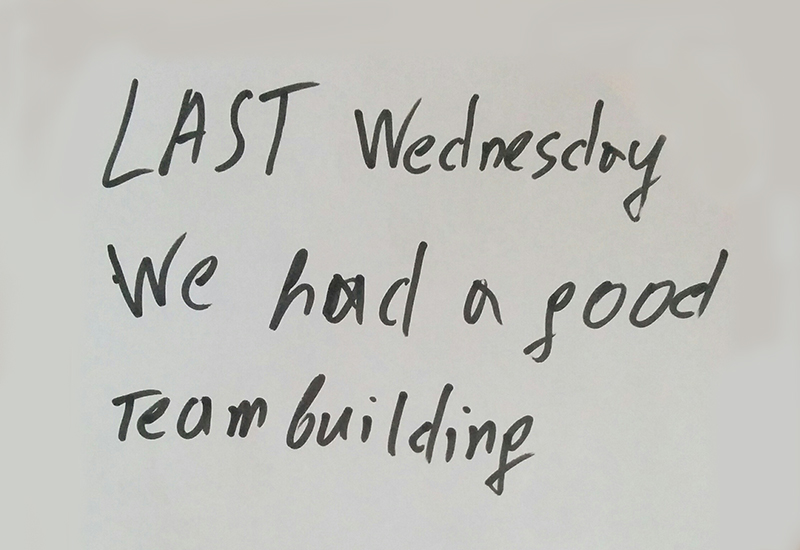
#> input picture Processing/test2.jpg, 800 x 550 px
$ python textSeparator.py
#> lines starting #> are read from the running program, lines starting #| are printed output that depends on the picture; after the words box and inside, x2 and y2 are one past the last pixel; in counts of white or black regions, pixels touching at a corner belong together
### Processing/utils.py
import os
import cv2 as cv
import numpy as np

# [4 lines left out: function SaveImage, not called in this run]

def Rects2Rect(rects):
    xi, yi = rects[0][0]
    xf, yf = rects[0][1]

    for rect in rects:
        x1, y1 = rect[0]
        x2, y2 = rect[1]

        xi = min(xi, x1)
        yi = min(yi, y1)
        xf = max(xf, x2)
        yf = max(yf, y2)
    return ((xi, yi), (xf, yf))

# [15 lines left out: functions GetTotalFiles, GetTotalFolders, not called in this run]

def isBinarized(img):
    unique_pixels = np.unique(img)
    if len(unique_pixels) == 2:
        hist = cv.calcHist([img], [0], None, [256], [0, 256])
        peaks = np.where(hist > 0)[0]
        if len(peaks) == 2:
            return True
    return False

# [68 lines left out: functions resize, RectContains, RectsContains, getBackColors, binarizeByColors, not called in this run]

### Processing/segmentation.py
import cv2 as cv
import numpy as np

from utils import isBinarized

# [41 lines left out: function floodfill4D, not called in this run]

def floodfill8D(img, x, y):
    x0 = x
    xf = x
    y0 = y
    yf = y

    queue = [
        (x + 1, y),
        (x - 1, y),
        (x, y + 1),
        (x, y - 1),
        (x + 1, y + 1),
        (x - 1, y - 1),
        (x + 1, y - 1),
        (x - 1, y + 1)
    ]

    while len(queue) > 0:
        x, y = queue.pop()

        if y < 0 or y >= len(img):
            continue

        row = img[y]

        if x < 0 or x >= len(row):
            continue

        pixel = row[x]

        if pixel == 255:
            continue
        img[y][x] = 255

        x0 = min(x0, x)
        xf = max(xf, x)
        y0 = min(y0, y)
        yf = max(yf, y)

        queue.append((x + 1, y))
        queue.append((x - 1, y))
        queue.append((x, y + 1))
        queue.append((x, y - 1))
        queue.append((x + 1, y + 1))
        queue.append((x - 1, y - 1))
        queue.append((x + 1, y - 1))
        queue.append((x - 1, y + 1))

    return ((x0, y0), (xf, yf))

def getRects(org, algorithm = floodfill4D):
    img = org.copy()
    if type(img[0][0]) != np.uint8:
        img = cv.cvtColor(img, cv.COLOR_BGR2GRAY)

    if (not isBinarized(img)):
        _, img = cv.threshold(img, 150, 255, cv.THRESH_BINARY)

    rects = []
    for i in range(len(img)):
        row = img[i]
        for k in range(len(row)):
            if row[k] == 0:
                rects.append(algorithm(img, k, i))
    return rects

# [5 lines left out: function cutImage, not called in this run]

# [15 lines that do not run on import are left out]

### Processing/textSeparator.py
import cv2 as cv

from segmentation import *
from utils import *

img = cv.imread('./test2.jpg')
#> img is the input picture: shape (550, 800, 3); mean B, G, R 188.4, 192.8, 192.9

max_width = 1280
max_height = 720
height, width = img.shape[:2]
if width > max_width or height > max_height:
    scale = min(max_width / width, max_height / height)
    img = cv.resize(img, (int(width * scale), int(height * scale)))
binarized = cv.cvtColor(img, cv.COLOR_BGR2GRAY)
_, binarized = cv.threshold(binarized, 150, 255, cv.THRESH_BINARY)
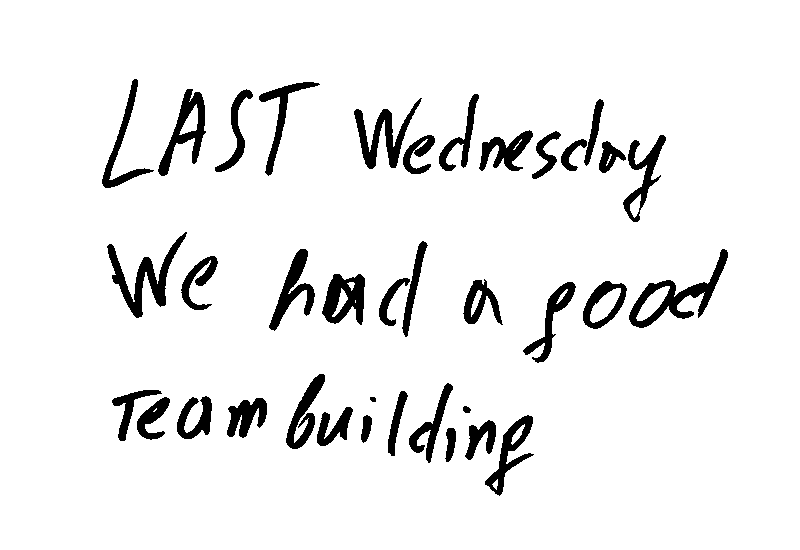
#> binarized: shape (550, 800); 93.1% white; 37 black regions, largest, box (x1, y1, x2, y2) and area: (629, 249, 728, 328) 1908, (107, 232, 187, 318) 1807, (354, 98, 422, 169) 1528

binarized = cv.erode(binarized, np.ones((5, 5)))
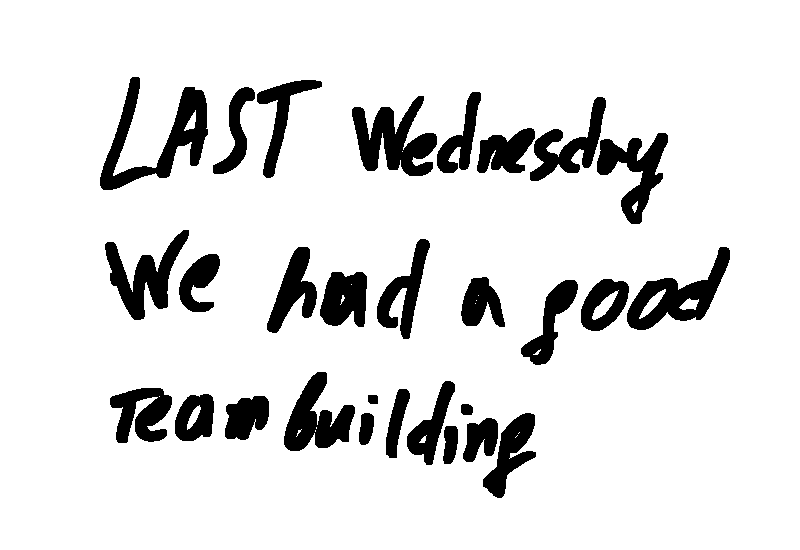
#> binarized: shape (550, 800); 88.3% white; 29 black regions, largest, box (x1, y1, x2, y2) and area: (100, 77, 208, 190) 4141, (352, 96, 437, 176) 3607, (627, 247, 730, 330) 3208
binarized = cv.dilate(binarized, np.ones((7, 7)))
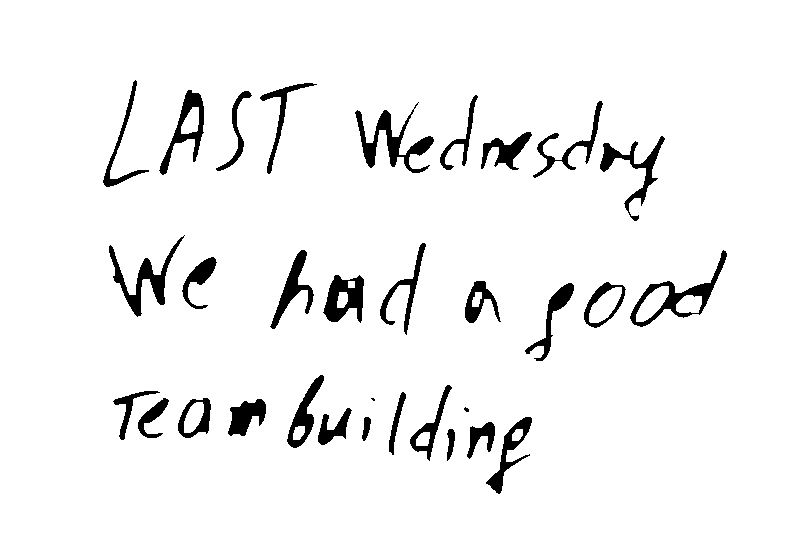
#> binarized: shape (550, 800); 94.9% white; 32 black regions (2 under 20 px), largest, box (x1, y1, x2, y2) and area: (355, 102, 434, 173) 1599, (630, 250, 727, 327) 1367, (109, 235, 185, 317) 1359

rects = getRects(binarized, floodfill8D)
#> in isBinarized, `unique_pixels = np.unique(img)`: unique_pixels = [0, 255]
#> in isBinarized, `hist = cv.calcHist([img], [0], None, [256], [0, 256])`: hist = 256 values, max 417593 at index 255, min 0 at index 1, mean 1718.8
#> in isBinarized, `peaks = np.where(hist > 0)[0]`: peaks = [0, 255]
#> after the loop in getRects, `for i in range(len(img)):`: rects = 32 items
#> rects = 32 items
print(len(rects))
#| 32

# [4 lines of commented-out code are left out]

def rectCenter(rect):
    x1, y1 = rect[0]
    x2, y2 = rect[1]

    x = int((x1 + x2) / 2)
    y = int((y1 + y2) / 2)

    return (x, y)

def compareTo(rect, reference):
    x, y = rectCenter(rect)

    x1, y1 = reference[0]
    x2, y2 = reference[1]
    rx, ry = rectCenter(reference)

    if y > y1 and x > rx:
        return 1

    if y > y1 and x < rx:
        return -1

    if y < ry:
        return -1

    if y > ry:
        return 1

    return 0

def orderInsert(list, item):
    index = 0
    while index < len(list) and compareTo(list[index], item) < 0:
        index += 1
    list.insert(index, item)

def line_distance(line1, line2):
    _, y1 = line1[0]
    _, y2 = line2[0]
    return abs(y1 - y2)

def getLines(rects, mean_height):
    lines_bases = []
    lines = []
    for rect in rects:
        height = rect[1][1] - rect[0][1]
        base = rect[1][1] - (height / 2) if height > mean_height * 1.75 else rect[1][1]
        new_line = True
        for i in range(len(lines)):
            x1, y1 = lines[i][0]
            x2, y2 = lines[i][1]

            y = (y1 + y2) / 2
            if abs(y - base) <= mean_height:
                new_line = False
                lines_bases[i].append(base)
                mean = sum(lines_bases[i]) / len(lines_bases[i])
                lines[i] = ((int(min(x1, rect[0][0])), int(mean)), (int(max(x2, rect[1][0])), int(mean)))

        if new_line:
            lines.append(((rect[0][0], base), (rect[1][0], base)))
            lines_bases.append([base])

    merged_lines = []
    merged_bases = []
    merged_indices = set()
    for i in range(len(lines)):
        if i not in merged_indices:
            current_line = lines[i]
            current_base = lines_bases[i]
            for j in range(i + 1, len(lines)):
                if j not in merged_indices:
                    if line_distance(current_line, lines[j]) <= mean_height / 2:
                        merged_line = ((min(current_line[0][0], lines[j][0][0]), current_line[0][1]), (max(current_line[1][0], lines[j][1][0]), current_line[1][1]))
                        merged_base = current_base + lines_bases[j]
                        merged_mean = sum(merged_base) / len(merged_base)
                        merged_lines.append(merged_line)
                        merged_bases.append(merged_mean)
                        merged_indices.add(j)
                        break
            else:
                merged_lines.append(current_line)
                merged_bases.append(sum(current_base) / len(current_base))

    return merged_lines

def wordCorrector(word):
    temp = []
    for char in word:
        rect = char
        for c in word:
            if char[1][1] < c [0][1] and ((char[0][0] > c[0][0] and char[0][0] < c[1][0]) or (char[1][0] > c[0][0] and char[1][0] < c[1][0])):
                rect = Rects2Rect([rect, c])
                word.remove(c)
        temp.append(rect)
    word.clear()
    word.extend(temp)

mark = img.copy()

text = []
for rect in rects:
    x, y = rectCenter(rect)

    mark = cv.circle(mark, (x, y), 3, (255, 0, 0), thickness=-1)

    if len(text) == 0:
        text.append(rect)
        continue
    orderInsert(text, rect)
#> this loop made 32 passes
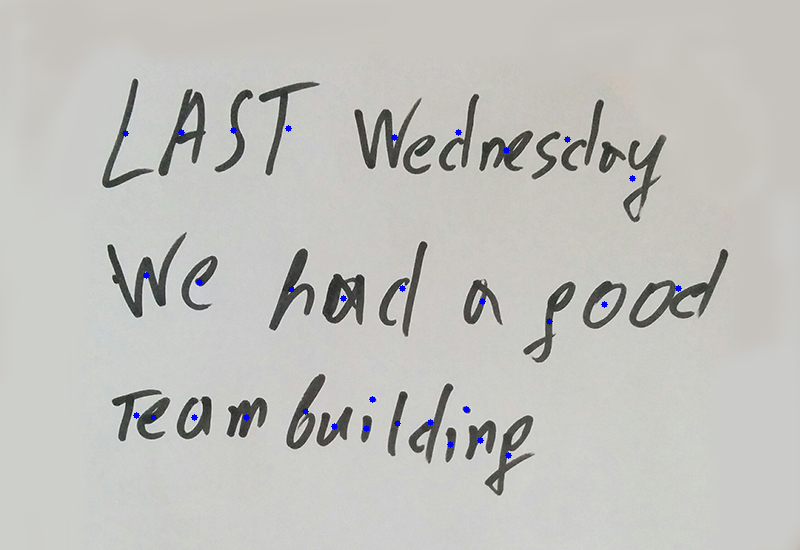
#> mark: shape (550, 800, 3); mean B, G, R 188.6, 192.5, 192.6

mean_width = 0
mean_height = 0
for char in text:
    mean_width += char[1][0] - char[0][0]
    mean_height += char[1][1] - char[0][1]
#> this loop made 32 passes
#> char on passes 1 to 8: ((103, 80), (148, 186)), ((159, 90), (203, 174)), ((216, 91), (251, 170)), ((260, 83), (316, 173)), ((355, 102), (433, 172)), ((440, 95), (477, 169)), ((481, 132), (531, 169)), ((533, 101), (602, 177))
mean_width /= len(text)
mean_height /= len(text)

# lines = getLines(text, mean_height)
# for line in lines:
#     cv.line(mark, line[0], line[1], (255, 0, 0), 5)

lines_pos = getLines(text, mean_height)
#> the loop in getLines, `for rect in rects:` made 32 passes
#> the loop in getLines, `for i in range(len(lines)):` made 3 passes
lines = [[] for _ in range(len(lines_pos))]
for char in text:
    center = rectCenter(char)
    index = 0
    for i in range(len(lines_pos)):
        if abs(lines_pos[i][1][1] - center[1]) < abs(lines_pos[index][1][1] - center[1]):
            index = i
    lines[index].append(char)

for line in lines:
    rect = None
    for char in line:
        if rect is None:
            rect = char
            continue
        rect = (
            (min(char[0][0], rect[0][0]), min(char[0][1], rect[0][1])),
            (max(char[1][0], rect[1][0]), max(char[1][1], rect[1][1]))
        )
    cv.rectangle(mark, rect[0], rect[1], (255, 0, 0), 2)
#> this loop made 3 passes
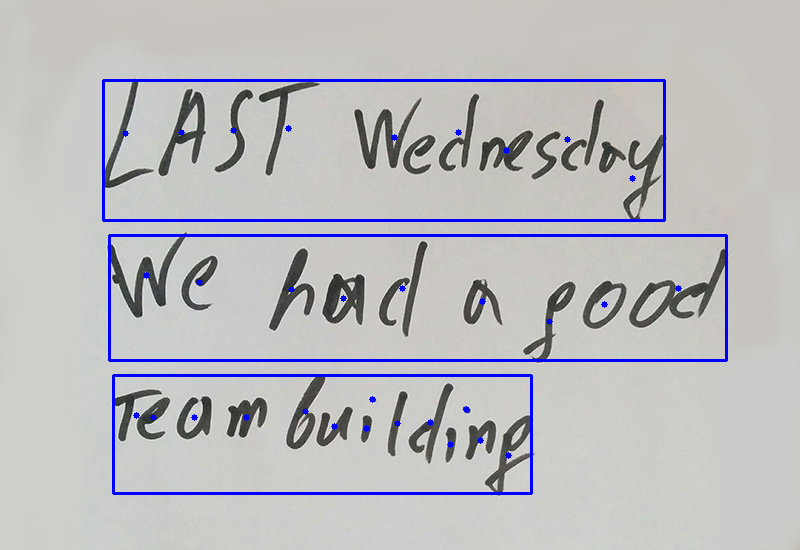
#> mark: shape (550, 800, 3); 2.7% of pixels changed, all inside (x1, y1, x2, y2) = (102, 79, 728, 495)

# [6 lines of commented-out code are left out]

distance = 0
spaces = 0
for line in lines:
    for i in range(len(line)):
        if i < 1 <= 0:
            continue

        spaces += 1
        distance += max(0, line[i][0][0] - line[i - 1][1][0])
mean_distance = distance / spaces

def separeWords(line, mean_distance):
#> called with mean_distance = 12.69
    new_line = []
    for char in line:
        if len(new_line) > 0:
            print(new_line[-1])
        if len(new_line) < 1 or max(0, char[0][0] - new_line[-1][-1][1][0]) > mean_distance * 1.5:
            new_line.append([])
        new_line[-1].append(char)
#> this loop made 9 passes
#> (printed output is left out)
    line = new_line

    new_line = []
    for j in range(len(line)):
        word = Rects2Rect(line[j])

        if j < 1 or max(0, word[0][0] - Rects2Rect(line[j - 1])[1][0]) > mean_distance:
            new_line.append([])

        new_line[-1].extend(line[j])
#> this loop made 2 passes

    return new_line

lines = [separeWords(lines[i], mean_distance) for i in range(len(lines))]
#> the loop in separeWords (call 2), `for char in line:` made 9 passes
#> (printed output is left out)
#> the loop in separeWords (call 2), `for j in range(len(line)):` made 4 passes
# [18 lines of commented-out code are left out]

for line in lines:
    for word in line:
        rect = Rects2Rect(word)
        cv.rectangle(mark, rect[0], rect[1], (0, 0, 255), 2)
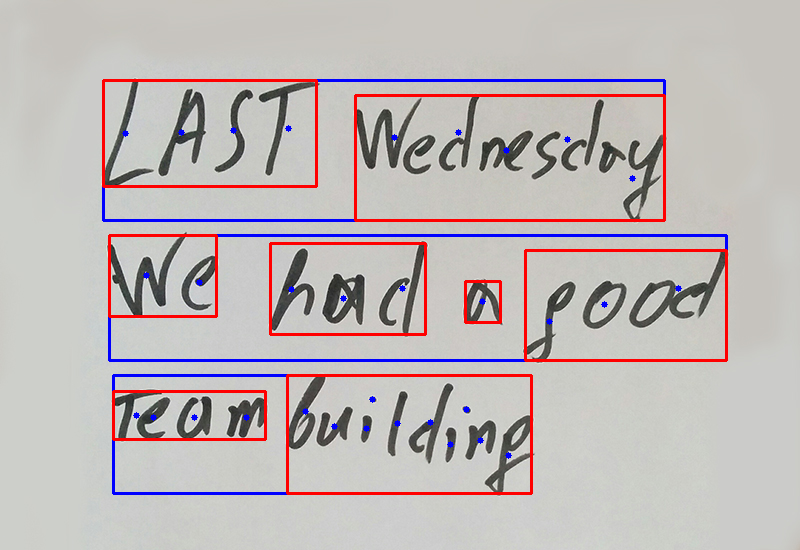
#> mark: shape (550, 800, 3); 2.91% of pixels changed, all inside (x1, y1, x2, y2) = (102, 79, 728, 495)

for line in lines:
    for word in line:
        wordCorrector(word)

for line in lines:
    for word in line:
        for char in word:
            mark = cv.rectangle(mark, char[0], char[1], (0, 255, 0), 2)
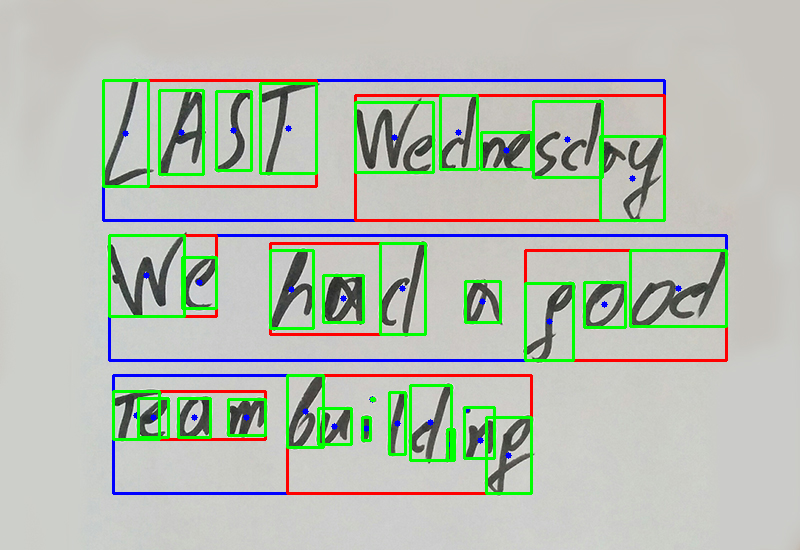
#> mark: shape (550, 800, 3); 4.24% of pixels changed, all inside (x1, y1, x2, y2) = (102, 79, 728, 495)

# [6 lines of commented-out code are left out]
count = 0
for line in lines:
    for word in line:
        for char in word:
            count += 1
print(count)
#| 31
cv.imshow('image', mark)
cv.waitKey(0)

# [5 lines of commented-out code are left out]
